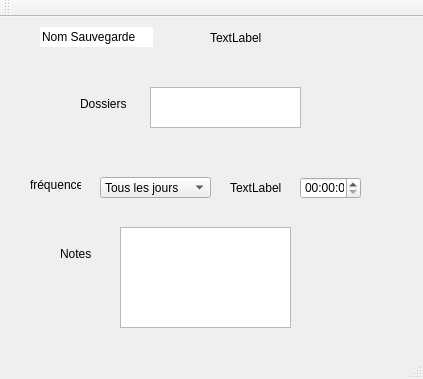
<?xml version="1.0" encoding="UTF-8"?>
<ui version="4.0">
 <class>MainWindow</class>
 <widget class="QMainWindow" name="MainWindow">
  <property name="geometry">
   <rect>
    <x>0</x>
    <y>0</y>
    <width>423</width>
    <height>379</height>
   </rect>
  </property>
  <property name="windowTitle">
   <string>MainWindow</string>
  </property>
  <widget class="QWidget" name="centralWidget">
   <widget class="QTextEdit" name="textEdit">
    <property name="geometry">
     <rect>
      <x>150</x>
      <y>70</y>
      <width>151</width>
      <height>41</height>
     </rect>
    </property>
   </widget>
   <widget class="QTimeEdit" name="timeEdit">
    <property name="geometry">
     <rect>
      <x>300</x>
      <y>160</y>
      <width>61</width>
      <height>22</height>
     </rect>
    </property>
   </widget>
   <widget class="QLineEdit" name="lineEdit">
    <property name="geometry">
     <rect>
      <x>40</x>
      <y>10</y>
      <width>113</width>
      <height>20</height>
     </rect>
    </property>
    <property name="text">
     <string>Nom Sauvegarde </string>
    </property>
    <property name="frame">
     <bool>false</bool>
    </property>
    <property name="echoMode">
     <enum>QLineEdit::Normal</enum>
    </property>
   </widget>
   <widget class="QComboBox" name="comboBox">
    <property name="geometry">
     <rect>
      <x>100</x>
      <y>160</y>
      <width>111</width>
      <height>21</height>
     </rect>
    </property>
    <property name="currentText">
     <string>Tous les jours</string>
    </property>
    <item>
     <property name="text">
      <string>Tous les jours</string>
     </property>
    </item>
    <item>
     <property name="text">
      <string>Tous les 2 jours</string>
     </property>
    </item>
   </widget>
   <widget class="QLabel" name="label">
    <property name="geometry">
     <rect>
      <x>230</x>
      <y>160</y>
      <width>61</width>
      <height>21</height>
     </rect>
    </property>
    <property name="text">
     <string>TextLabel</string>
    </property>
   </widget>
   <widget class="QLabel" name="label_2">
    <property name="geometry">
     <rect>
      <x>30</x>
      <y>160</y>
      <width>51</width>
      <height>16</height>
     </rect>
    </property>
    <property name="text">
     <string>fréquence</string>
    </property>
   </widget>
   <widget class="QLabel" name="label_3">
    <property name="geometry">
     <rect>
      <x>80</x>
      <y>80</y>
      <width>47</width>
      <height>13</height>
     </rect>
    </property>
    <property name="text">
     <string>Dossiers</string>
    </property>
   </widget>
   <widget class="QLabel" name="label_4">
    <property name="geometry">
     <rect>
      <x>210</x>
      <y>0</y>
      <width>91</width>
      <height>41</height>
     </rect>
    </property>
    <property name="text">
     <string>TextLabel</string>
    </property>
   </widget>
   <widget class="QTextEdit" name="textEdit_2">
    <property name="geometry">
     <rect>
      <x>120</x>
      <y>210</y>
      <width>171</width>
      <height>101</height>
     </rect>
    </property>
   </widget>
   <widget class="QLabel" name="label_5">
    <property name="geometry">
     <rect>
      <x>60</x>
      <y>230</y>
      <width>47</width>
      <height>13</height>
     </rect>
    </property>
    <property name="text">
     <string>Notes</string>
    </property>
   </widget>
  </widget>
  <widget class="QMenuBar" name="menuBar">
   <property name="geometry">
    <rect>
     <x>0</x>
     <y>0</y>
     <width>423</width>
     <height>21</height>
    </rect>
   </property>
  </widget>
  <widget class="QToolBar" name="mainToolBar">
   <attribute name="toolBarArea">
    <enum>TopToolBarArea</enum>
   </attribute>
   <attribute name="toolBarBreak">
    <bool>false</bool>
   </attribute>
  </widget>
  <widget class="QStatusBar" name="statusBar"/>
 </widget>
 <layoutdefault spacing="6" margin="11"/>
 <resources/>
 <connections/>
</ui>
